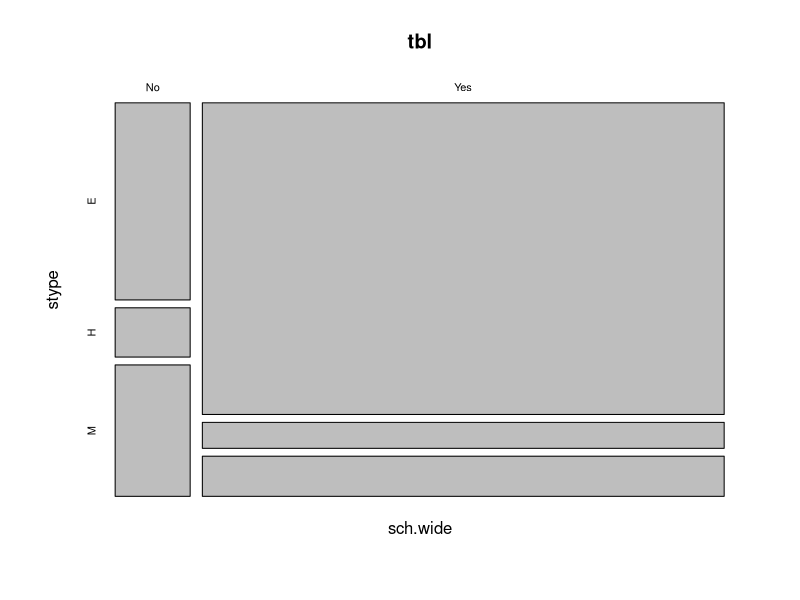
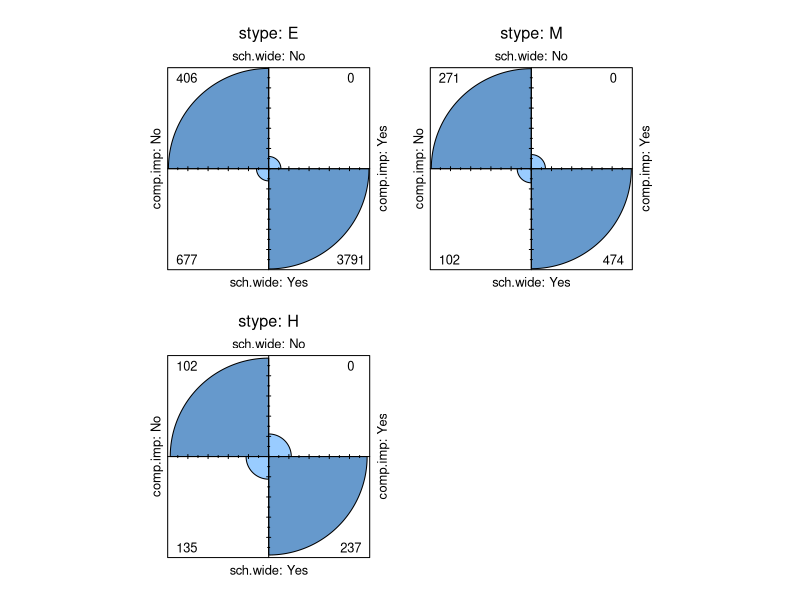

The R script that drew these images, in order:
library(survey)


### Name: svytable
### Title: Contingency tables for survey data
### Aliases: svreptable svytable svytable.svyrep.design
###   svytable.survey.design svychisq svychisq.survey.design
###   svychisq.svyrep.design summary.svytable print.summary.svytable
###   summary.svreptable degf degf.svyrep.design degf.survey.design2
###   degf.twophase
### Keywords: survey category htest

### ** Examples

  data(api)
  xtabs(~sch.wide+stype, data=apipop)

  dclus1<-svydesign(id=~dnum, weights=~pw, data=apiclus1, fpc=~fpc)
  summary(dclus1)

  (tbl <- svytable(~sch.wide+stype, dclus1))
  plot(tbl)
  fourfoldplot(svytable(~sch.wide+comp.imp+stype,design=dclus1,round=TRUE), conf.level=0)

  svychisq(~sch.wide+stype, dclus1)
  summary(tbl, statistic="Chisq")
  svychisq(~sch.wide+stype, dclus1, statistic="adjWald")

  rclus1 <- as.svrepdesign(dclus1)
  summary(svytable(~sch.wide+stype, rclus1))
  svychisq(~sch.wide+stype, rclus1, statistic="adjWald")
